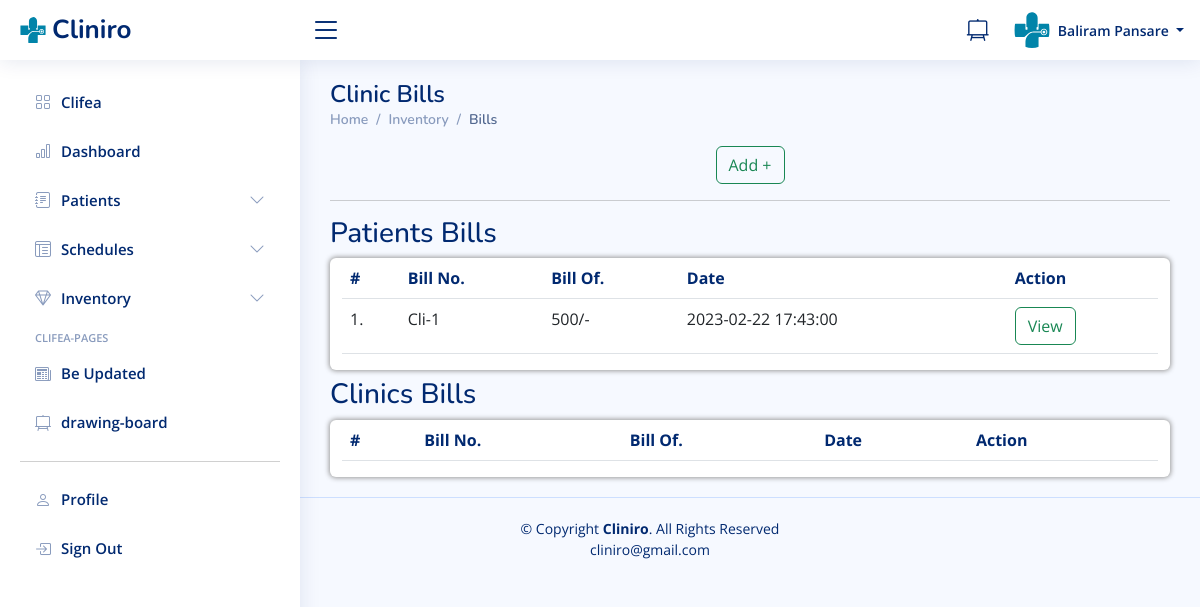
The app's page /doctor/clinicbilling.php (signed in), older data.
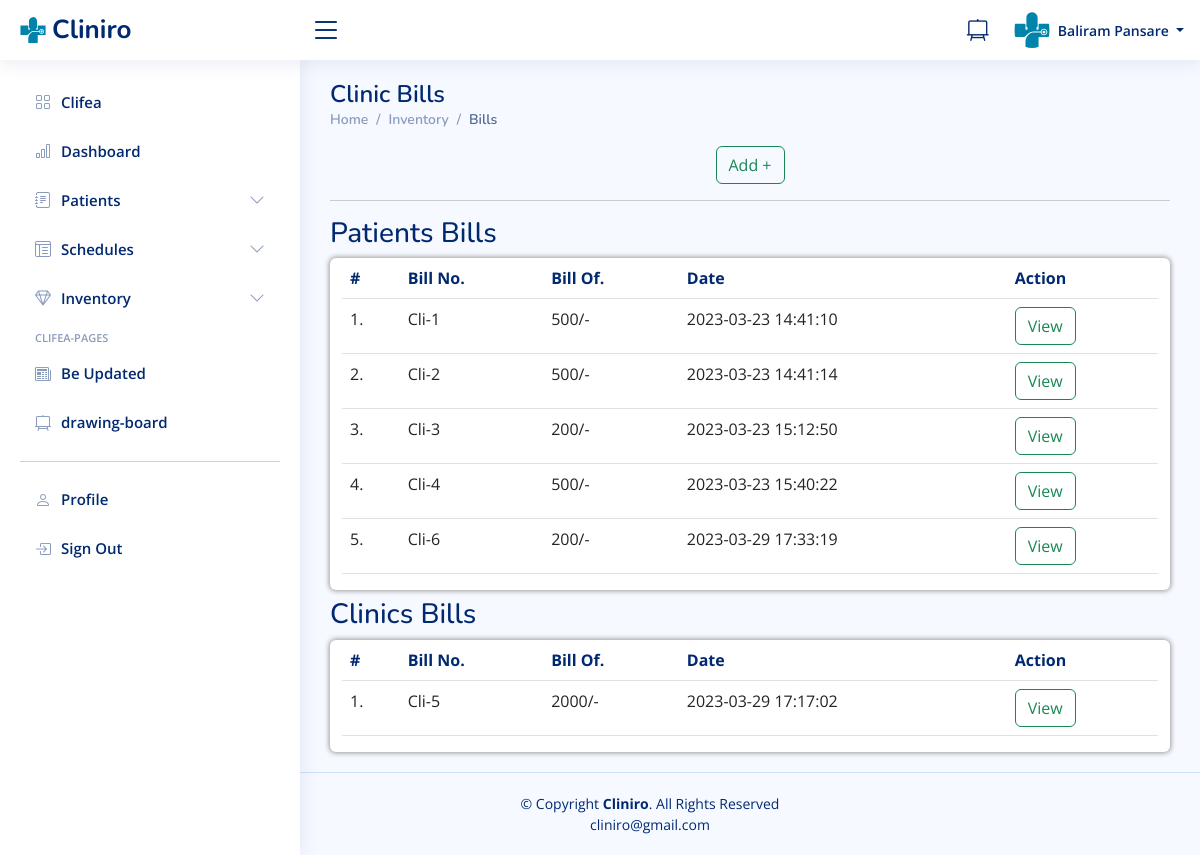
The same page, newer data.
### tables this page shows
CREATE TABLE `doctors` (
  `id` int(11) NOT NULL,
  `specilization` varchar(255) DEFAULT NULL,
  `doctorName` varchar(255) DEFAULT NULL,
  `address` longtext DEFAULT NULL,
  `docFees` varchar(255) DEFAULT NULL,
  `contactno` bigint(11) DEFAULT NULL,
  `docEmail` varchar(255) DEFAULT NULL,
  `gender` text DEFAULT NULL,
  `age` varchar(20) DEFAULT NULL,
  `dob` varchar(50) DEFAULT NULL,
  `clinic_name` varchar(50) DEFAULT NULL,
  `clinic_contact` bigint(11) DEFAULT NULL,
  `clinic_timing` varchar(50) DEFAULT NULL,
  `closed` varchar(50) DEFAULT '-',
  `clinic_locality` varchar(50) DEFAULT NULL,
  `clinic_city` varchar(50) DEFAULT NULL,
  `password` varchar(255) DEFAULT NULL,
  `creationDate` timestamp NULL DEFAULT current_timestamp(),
  `updationDate` timestamp NULL DEFAULT NULL ON UPDATE current_timestamp()
);

CREATE TABLE `users` (
  `id` int(11) NOT NULL,
  `fullName` varchar(255) DEFAULT NULL,
  `address` longtext DEFAULT NULL,
  `city` varchar(255) DEFAULT NULL,
  `gender` varchar(255) DEFAULT NULL,
  `email` varchar(255) DEFAULT NULL,
  `password` varchar(255) DEFAULT NULL,
  `regDate` timestamp NULL DEFAULT current_timestamp(),
  `updationDate` timestamp NULL DEFAULT NULL ON UPDATE current_timestamp(),
  `Age` int(3) DEFAULT NULL,
  `Height` int(4) DEFAULT NULL,
  `Weight` int(3) DEFAULT NULL,
  `Medication` varchar(200) DEFAULT NULL,
  `Allergy` varchar(200) DEFAULT NULL,
  `Phone` bigint(10) DEFAULT NULL,
  `Locality` varchar(100) DEFAULT NULL,
  `Ename` varchar(50) DEFAULT NULL,
  `Erelation` varchar(50) DEFAULT NULL,
  `Econtact` bigint(10) DEFAULT NULL,
  `otp` int(10) NOT NULL
);

CREATE TABLE `billing` (
  `Billid` int(10) NOT NULL,
  `Docid` int(10) NOT NULL,
  `Patid` int(10) NOT NULL,
  `Clibillid` int(10) NOT NULL DEFAULT 1,
  `Description` varchar(500) NOT NULL,
  `Amount` int(10) NOT NULL,
  `billname` varchar(50) NOT NULL,
  `Created` timestamp NOT NULL DEFAULT current_timestamp() ON UPDATE current_timestamp()
);

### doctor/clinicbilling.php (the view, shortened to what the changed rows need)
<?php
include('include/config.php');
if(strlen($_SESSION['id']==0)) {
 header('location:doctorlogout.php');
  } else{
?>
<!DOCTYPE html>
<html lang="en">
<?php include('include/head.php');?>
<body>
  <?php include('include/header.php');?>
  <main class="main" id="main">
    <div class="pagetitle">
        <h1>Clinic Bills</h1>
    </div>
<div class="col-xxl-12">
                <div class="container-fluid box8 rounded table-responsive" id="patients-patients-cont">
                    <table class="table datatable">
                        <thead>
                            <tr id="form-subhead">
                                <th scope="col">#</th>
                                <th scope="col">Bill No.</th>
                                <th scope="col">Bill Of.</th>
                                <th scope="col">Date</th>
                                <th scope="col">Action</th>
                            </tr>
                        </thead>
                        <tbody>
                            <?php
                            $docid = $_SESSION['id'];
                            $ret=mysqli_query($con,"SELECT * FROM users INNER JOIN billing ON users.id = billing.Patid INNER JOIN doctors ON billing.DocId = doctors.id where Docid='$docid';");
                            $i = 1;
                            while ($row=mysqli_fetch_array($ret)) { ?>
                            <tr>
                                <td class="center"><?php echo $i;?>.</td>
                                <td>Cli-<?php echo $row['Clibillid'];?></td>
                                <td><?php echo $row['Amount'];?>/-</td>
                                <td><?php echo $row['Created'];?></td>
                                <td>
                                <button class="btn btn-outline-success text-center align-items-center" data-bs-toggle="modal" data-bs-target="#myModal<?php echo $row['Billid']?>">View</button>
                                </td>
                            </tr>
                            <?php $i++; }?>
                        </tbody>
                    </table>
                </div>
            </div>
            <div class="col-xxl-12">
                <div class="container-fluid box8 rounded table-responsive" id="patients-patients-cont">
                    <table class="table datatable">
                        <thead>
                            <tr id="form-subhead">
                                <th scope="col">#</th>
                                <th scope="col">Bill No.</th>
                                <th scope="col">Bill Of.</th>
                                <th scope="col">Date</th>
                                <th scope="col">Action</th>
                            </tr>
                        </thead>
                        <tbody>
                            <?php
                            $ret=mysqli_query($con,"SELECT * FROM billing INNER JOIN doctors ON billing.DocId = doctors.id where Docid='1' and Patid < 1;");
                            $i = 1;
                            while ($row=mysqli_fetch_array($ret)) { ?>
                            <tr>
                                <td class="center"><?php echo $i;?>.</td>
                                <td>Cli-<?php echo $row['Clibillid'];?></td>
                                <td><?php echo $row['Amount'];?>/-</td>
                                <td><?php echo $row['Created'];?></td>
                                <td>
                                <button class="btn btn-outline-success text-center align-items-center" data-bs-toggle="modal" data-bs-target="#myModal<?php echo $row['Billid']?>">View</button>
                                </td>
                            </tr>
                            <?php $i++; }?>
                        </tbody>
                    </table>
                </div>
            </div>
  </main>
</body>
</html>
<?php } ?>

### doctor/include/header.php (shortened to what the changed rows need)
<header id="header" class="header fixed-top d-flex align-items-center">
<nav class="header-nav ms-auto">
  <ul class="d-flex align-items-center">
    <li class="nav-item dropdown pe-3">
      <a class="nav-link nav-profile d-flex align-items-center pe-0" href="#" data-bs-toggle="dropdown">
        <img src="assets/img/logo copy.svg" alt="Profile" class="rounded-circle">
        <span class="d-none d-md-block dropdown-toggle ps-2">
        <?php $query=mysqli_query($con,"select doctorName from doctors where id='".$_SESSION['id']."'");
        while($row=mysqli_fetch_array($query))
        {
            echo $row['doctorName'];
        }?>
        </span>
      </a>
        </li>
      </ul>
</nav>
</header>

Row changes from the older to the newer data that the page shows:
now on one of the page's lists (row edited): users: billing.Clibillid "2", billing.Amount "500", billing.Created "2023-03-23 14:41:14", billing.Clibillid "3", billing.Amount "200", billing.Created "2023-03-23 15:12:50"
changed users (number 1 of 2 on the later page): billing.Created "2023-02-22 17:43:00" → "2023-03-23 14:41:10"
now on this page (row edited): users: billing.Clibillid "4", billing.Amount "500", billing.Created "2023-03-23 15:40:22", billing.Clibillid "6", billing.Amount "200", billing.Created "2023-03-29 17:33:19"
added billing: Clibillid "5", Amount "2000", Created "2023-03-29 17:17:02"
